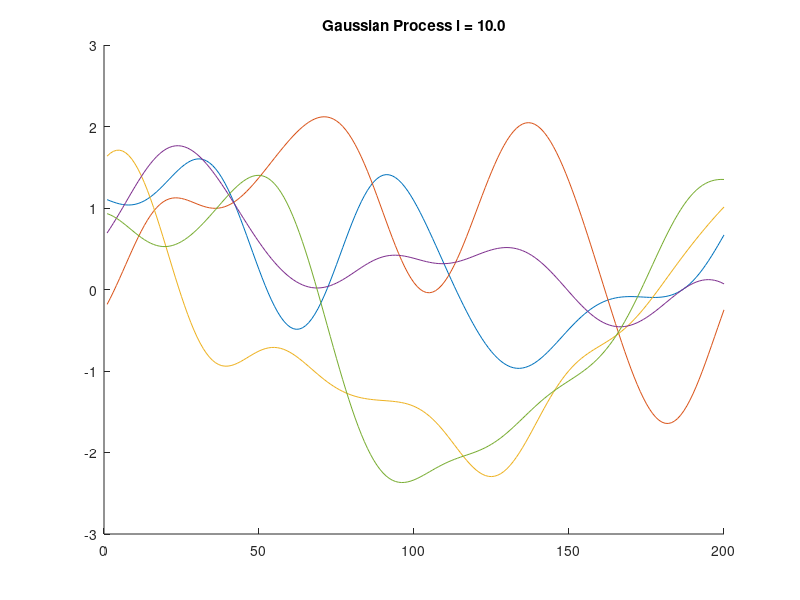

This chart was generated by the following MATLAB code:
clear;close all;
alpha = 1;
x = linspace(0,100,200);
l = 10;
K = zeros(length(x),length(x));
for row = 1:length(x)
	for col = 1:length(x)
		K(row,col) = alpha^2 * exp(-1/2/l^2 * norm(x(row) - x(col),2)^2);
	end
end

numSamples = 5;
mu = zeros(length(x),1);
x_samp = zeros(length(x),numSamples);
figure()
hold on
for sampleIndex = 1:numSamples
	x_samp(:,sampleIndex) = mvnrnd(mu,K);
	plot(x_samp(:,sampleIndex))
end
titlestr = sprintf('Gaussian Process l = %0.1f',l);
title(titlestr)